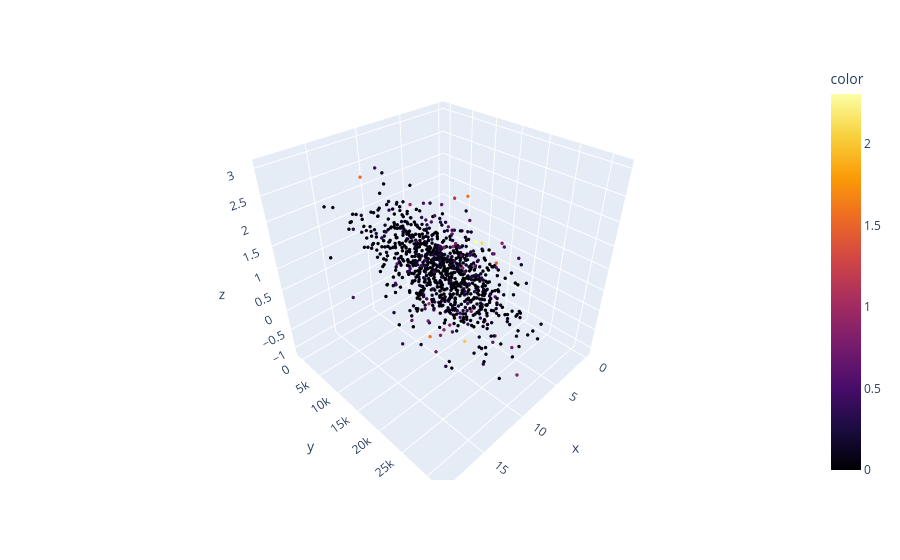

Source (notebook cell):
### Code cell
import plotly.express as plotly

yp = bias + X[:, 0] * b1 + X[:, 1] * b2

figure = plotly.scatter_3d(
    x=X[:, 0],
    y=X[:, 1],
    z=y,
    color=(y - yp) ** 2,
    color_continuous_scale="inferno"
)

figure.update_traces(
    marker=dict(
        size=2,
        #color="gray",
        opacity=1
    )
)

figure.show()

### Figure 1 — Plotly figure (JSON) as saved in the notebook; plotly's stock layout.template omitted (floating-point values rounded to 4 significant figures; data arrays with more than 128 entries replaced by an {"elided": "..."} marker saying what was removed)
{"data": [{"hovertemplate": "x=%{x}<br>y=%{y}<br>z=%{z}<br>color=%{marker.color}<extra></extra>", "legendgroup": "", "marker": {"color": {"elided": "1000 float values"}, "coloraxis": "coloraxis", "opacity": 1, "size": 2, "symbol": "circle"}, "mode": "markers", "name": "", "scene": "scene", "showlegend": false, "type": "scatter3d", "x": {"elided": "1000 float values"}, "y": {"elided": "1000 float values"}, "z": {"elided": "1000 float values"}}], "layout": {"coloraxis": {"colorbar": {"title": {"text": "color"}}, "colorscale": [[0, "#000004"], [0.1111, "#1b0c41"], [0.2222, "#4a0c6b"], [0.3333, "#781c6d"], [0.4444, "#a52c60"], [0.5556, "#cf4446"], [0.6667, "#ed6925"], [0.7778, "#fb9b06"], [0.8889, "#f7d13d"], [1, "#fcffa4"]]}, "legend": {"tracegroupgap": 0}, "margin": {"t": 60}, "scene": {"domain": {"x": [0, 1], "y": [0, 1]}, "xaxis": {"title": {"text": "x"}}, "yaxis": {"title": {"text": "y"}}, "zaxis": {"title": {"text": "z"}}}}}
